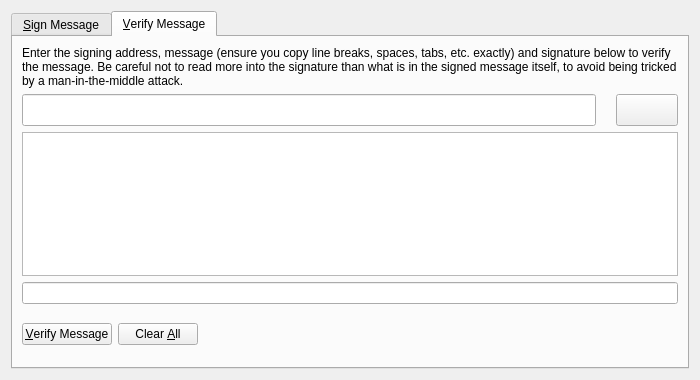
<?xml version="1.0" encoding="UTF-8"?>
<ui version="4.0">
 <class>SignVerifyMessageDialog</class>
 <widget class="QDialog" name="SignVerifyMessageDialog">
  <property name="geometry">
   <rect>
    <x>0</x>
    <y>0</y>
    <width>700</width>
    <height>380</height>
   </rect>
  </property>
  <property name="windowTitle">
   <string>Signatures - Sign / Verify a Message</string>
  </property>
  <property name="modal">
   <bool>true</bool>
  </property>
  <layout class="QVBoxLayout" name="verticalLayout">
   <item>
    <widget class="QTabWidget" name="tabWidget">
     <property name="currentIndex">
      <number>1</number>
     </property>
     <widget class="QWidget" name="tabSignMessage">
      <attribute name="title">
       <string>&amp;Sign Message</string>
      </attribute>
      <layout class="QVBoxLayout" name="verticalLayout_SM">
       <item>
        <widget class="QLabel" name="infoLabel_SM">
         <property name="text">
          <string>You can sign messages with your addresses to prove you own them. Be careful not to sign anything vague, as phishing attacks may try to trick you into signing your identity over to them. Only sign fully-detailed statements you agree to.</string>
         </property>
         <property name="textFormat">
          <enum>Qt::PlainText</enum>
         </property>
         <property name="wordWrap">
          <bool>true</bool>
         </property>
        </widget>
       </item>
       <item>
        <layout class="QHBoxLayout" name="horizontalLayout_1_SM">
         <property name="spacing">
          <number>20</number>
         </property>
         <item>
          <widget class="QValidatedLineEdit" name="addressIn_SM">
           <property name="minimumSize">
            <size>
             <width>0</width>
             <height>32</height>
            </size>
           </property>
           <property name="maximumSize">
            <size>
             <width>16777215</width>
             <height>32</height>
            </size>
           </property>
           <property name="toolTip">
            <string>The address to sign the message with (e.g. B8gZqgY4r2RoEdqYk3QsAqFckyf9pRHN6i)</string>
           </property>
           <property name="maxLength">
            <number>34</number>
           </property>
          </widget>
         </item>
         <item>
          <widget class="QPushButton" name="addressBookButton_SM">
           <property name="minimumSize">
            <size>
             <width>62</width>
             <height>32</height>
            </size>
           </property>
           <property name="maximumSize">
            <size>
             <width>62</width>
             <height>32</height>
            </size>
           </property>
           <property name="toolTip">
            <string>Choose an address from the address book</string>
           </property>
           <property name="text">
            <string/>
           </property>
           <property name="icon">
            <iconset resource="../bitcoin.qrc">
             <normaloff>:/icons/address-book</normaloff>:/icons/address-book</iconset>
           </property>
           <property name="shortcut">
            <string>Alt+A</string>
           </property>
           <property name="autoDefault">
            <bool>false</bool>
           </property>
          </widget>
         </item>
         <item>
          <widget class="QPushButton" name="pasteButton_SM">
           <property name="minimumSize">
            <size>
             <width>62</width>
             <height>32</height>
            </size>
           </property>
           <property name="maximumSize">
            <size>
             <width>62</width>
             <height>32</height>
            </size>
           </property>
           <property name="toolTip">
            <string>Paste address from clipboard</string>
           </property>
           <property name="text">
            <string/>
           </property>
           <property name="icon">
            <iconset resource="../bitcoin.qrc">
             <normaloff>:/icons/editpaste</normaloff>:/icons/editpaste</iconset>
           </property>
           <property name="shortcut">
            <string>Alt+P</string>
           </property>
           <property name="autoDefault">
            <bool>false</bool>
           </property>
          </widget>
         </item>
        </layout>
       </item>
       <item>
        <widget class="QPlainTextEdit" name="messageIn_SM">
         <property name="toolTip">
          <string>Enter the message you want to sign here</string>
         </property>
        </widget>
       </item>
       <item>
        <layout class="QHBoxLayout" name="horizontalLayout_2_SM">
         <property name="spacing">
          <number>20</number>
         </property>
         <item>
          <widget class="QLineEdit" name="signatureOut_SM">
           <property name="minimumSize">
            <size>
             <width>0</width>
             <height>32</height>
            </size>
           </property>
           <property name="maximumSize">
            <size>
             <width>16777215</width>
             <height>32</height>
            </size>
           </property>
           <property name="font">
            <font>
             <italic>true</italic>
            </font>
           </property>
           <property name="readOnly">
            <bool>true</bool>
           </property>
          </widget>
         </item>
         <item>
          <widget class="QPushButton" name="copySignatureButton_SM">
           <property name="minimumSize">
            <size>
             <width>62</width>
             <height>32</height>
            </size>
           </property>
           <property name="maximumSize">
            <size>
             <width>62</width>
             <height>32</height>
            </size>
           </property>
           <property name="toolTip">
            <string>Copy the current signature to the system clipboard</string>
           </property>
           <property name="text">
            <string/>
           </property>
           <property name="icon">
            <iconset resource="../bitcoin.qrc">
             <normaloff>:/icons/editcopy</normaloff>:/icons/editcopy</iconset>
           </property>
           <property name="autoDefault">
            <bool>false</bool>
           </property>
          </widget>
         </item>
        </layout>
       </item>
       <item>
        <layout class="QHBoxLayout" name="horizontalLayout_3_SM">
         <item>
          <widget class="QPushButton" name="signMessageButton_SM">
           <property name="toolTip">
            <string>Sign the message to prove you own this Transboundarycoin address</string>
           </property>
           <property name="text">
            <string>&amp;Sign Message</string>
           </property>
           <property name="icon">
            <iconset resource="../bitcoin.qrc">
             <normaloff>:/icons/edit</normaloff>:/icons/edit</iconset>
           </property>
           <property name="autoDefault">
            <bool>false</bool>
           </property>
          </widget>
         </item>
         <item>
          <widget class="QPushButton" name="clearButton_SM">
           <property name="toolTip">
            <string>Reset all sign message fields</string>
           </property>
           <property name="text">
            <string>Clear &amp;All</string>
           </property>
           <property name="icon">
            <iconset resource="../bitcoin.qrc">
             <normaloff>:/icons/remove</normaloff>:/icons/remove</iconset>
           </property>
           <property name="autoDefault">
            <bool>false</bool>
           </property>
          </widget>
         </item>
         <item>
          <spacer name="horizontalSpacer_1_SM">
           <property name="orientation">
            <enum>Qt::Horizontal</enum>
           </property>
           <property name="sizeHint" stdset="0">
            <size>
             <width>40</width>
             <height>48</height>
            </size>
           </property>
          </spacer>
         </item>
         <item>
          <widget class="QLabel" name="statusLabel_SM">
           <property name="font">
            <font>
             <weight>75</weight>
             <bold>true</bold>
            </font>
           </property>
           <property name="text">
            <string/>
           </property>
           <property name="wordWrap">
            <bool>true</bool>
           </property>
          </widget>
         </item>
         <item>
          <spacer name="horizontalSpacer_2_SM">
           <property name="orientation">
            <enum>Qt::Horizontal</enum>
           </property>
           <property name="sizeHint" stdset="0">
            <size>
             <width>40</width>
             <height>48</height>
            </size>
           </property>
          </spacer>
         </item>
        </layout>
       </item>
      </layout>
     </widget>
     <widget class="QWidget" name="tabVerifyMessage">
      <attribute name="title">
       <string>&amp;Verify Message</string>
      </attribute>
      <layout class="QVBoxLayout" name="verticalLayout_VM">
       <item>
        <widget class="QLabel" name="infoLabel_VM">
         <property name="text">
          <string>Enter the signing address, message (ensure you copy line breaks, spaces, tabs, etc. exactly) and signature below to verify the message. Be careful not to read more into the signature than what is in the signed message itself, to avoid being tricked by a man-in-the-middle attack.</string>
         </property>
         <property name="textFormat">
          <enum>Qt::PlainText</enum>
         </property>
         <property name="alignment">
          <set>Qt::AlignLeading|Qt::AlignLeft|Qt::AlignTop</set>
         </property>
         <property name="wordWrap">
          <bool>true</bool>
         </property>
        </widget>
       </item>
       <item>
        <layout class="QHBoxLayout" name="horizontalLayout_1_VM">
         <property name="spacing">
          <number>20</number>
         </property>
         <item>
          <widget class="QValidatedLineEdit" name="addressIn_VM">
           <property name="minimumSize">
            <size>
             <width>0</width>
             <height>32</height>
            </size>
           </property>
           <property name="maximumSize">
            <size>
             <width>16777215</width>
             <height>32</height>
            </size>
           </property>
           <property name="toolTip">
            <string>The address the message was signed with (e.g. B8gZqgY4r2RoEdqYk3QsAqFckyf9pRHN6i)</string>
           </property>
           <property name="maxLength">
            <number>34</number>
           </property>
          </widget>
         </item>
         <item>
          <widget class="QPushButton" name="addressBookButton_VM">
           <property name="minimumSize">
            <size>
             <width>62</width>
             <height>32</height>
            </size>
           </property>
           <property name="maximumSize">
            <size>
             <width>62</width>
             <height>32</height>
            </size>
           </property>
           <property name="toolTip">
            <string>Choose an address from the address book</string>
           </property>
           <property name="text">
            <string/>
           </property>
           <property name="icon">
            <iconset resource="../bitcoin.qrc">
             <normaloff>:/icons/address-book</normaloff>:/icons/address-book</iconset>
           </property>
           <property name="shortcut">
            <string>Alt+A</string>
           </property>
           <property name="autoDefault">
            <bool>false</bool>
           </property>
          </widget>
         </item>
        </layout>
       </item>
       <item>
        <widget class="QPlainTextEdit" name="messageIn_VM"/>
       </item>
       <item>
        <widget class="QValidatedLineEdit" name="signatureIn_VM"/>
       </item>
       <item>
        <layout class="QHBoxLayout" name="horizontalLayout_2_VM">
         <item>
          <widget class="QPushButton" name="verifyMessageButton_VM">
           <property name="toolTip">
            <string>Verify the message to ensure it was signed with the specified Transboundarycoin address</string>
           </property>
           <property name="text">
            <string>&amp;Verify Message</string>
           </property>
           <property name="icon">
            <iconset resource="../bitcoin.qrc">
             <normaloff>:/icons/transaction_0</normaloff>:/icons/transaction_0</iconset>
           </property>
           <property name="autoDefault">
            <bool>false</bool>
           </property>
          </widget>
         </item>
         <item>
          <widget class="QPushButton" name="clearButton_VM">
           <property name="toolTip">
            <string>Reset all verify message fields</string>
           </property>
           <property name="text">
            <string>Clear &amp;All</string>
           </property>
           <property name="icon">
            <iconset resource="../bitcoin.qrc">
             <normaloff>:/icons/remove</normaloff>:/icons/remove</iconset>
           </property>
           <property name="autoDefault">
            <bool>false</bool>
           </property>
          </widget>
         </item>
         <item>
          <spacer name="horizontalSpacer_1_VM">
           <property name="orientation">
            <enum>Qt::Horizontal</enum>
           </property>
           <property name="sizeHint" stdset="0">
            <size>
             <width>40</width>
             <height>48</height>
            </size>
           </property>
          </spacer>
         </item>
         <item>
          <widget class="QLabel" name="statusLabel_VM">
           <property name="font">
            <font>
             <weight>75</weight>
             <bold>true</bold>
            </font>
           </property>
           <property name="text">
            <string/>
           </property>
           <property name="wordWrap">
            <bool>true</bool>
           </property>
          </widget>
         </item>
         <item>
          <spacer name="horizontalSpacer_2_VM">
           <property name="orientation">
            <enum>Qt::Horizontal</enum>
           </property>
           <property name="sizeHint" stdset="0">
            <size>
             <width>40</width>
             <height>48</height>
            </size>
           </property>
          </spacer>
         </item>
        </layout>
       </item>
      </layout>
     </widget>
    </widget>
   </item>
  </layout>
 </widget>
 <customwidgets>
  <customwidget>
   <class>QValidatedLineEdit</class>
   <extends>QLineEdit</extends>
   <header>qvalidatedlineedit.h</header>
  </customwidget>
 </customwidgets>
 <resources>
  <include location="../bitcoin.qrc"/>
 </resources>
 <connections/>
</ui>
